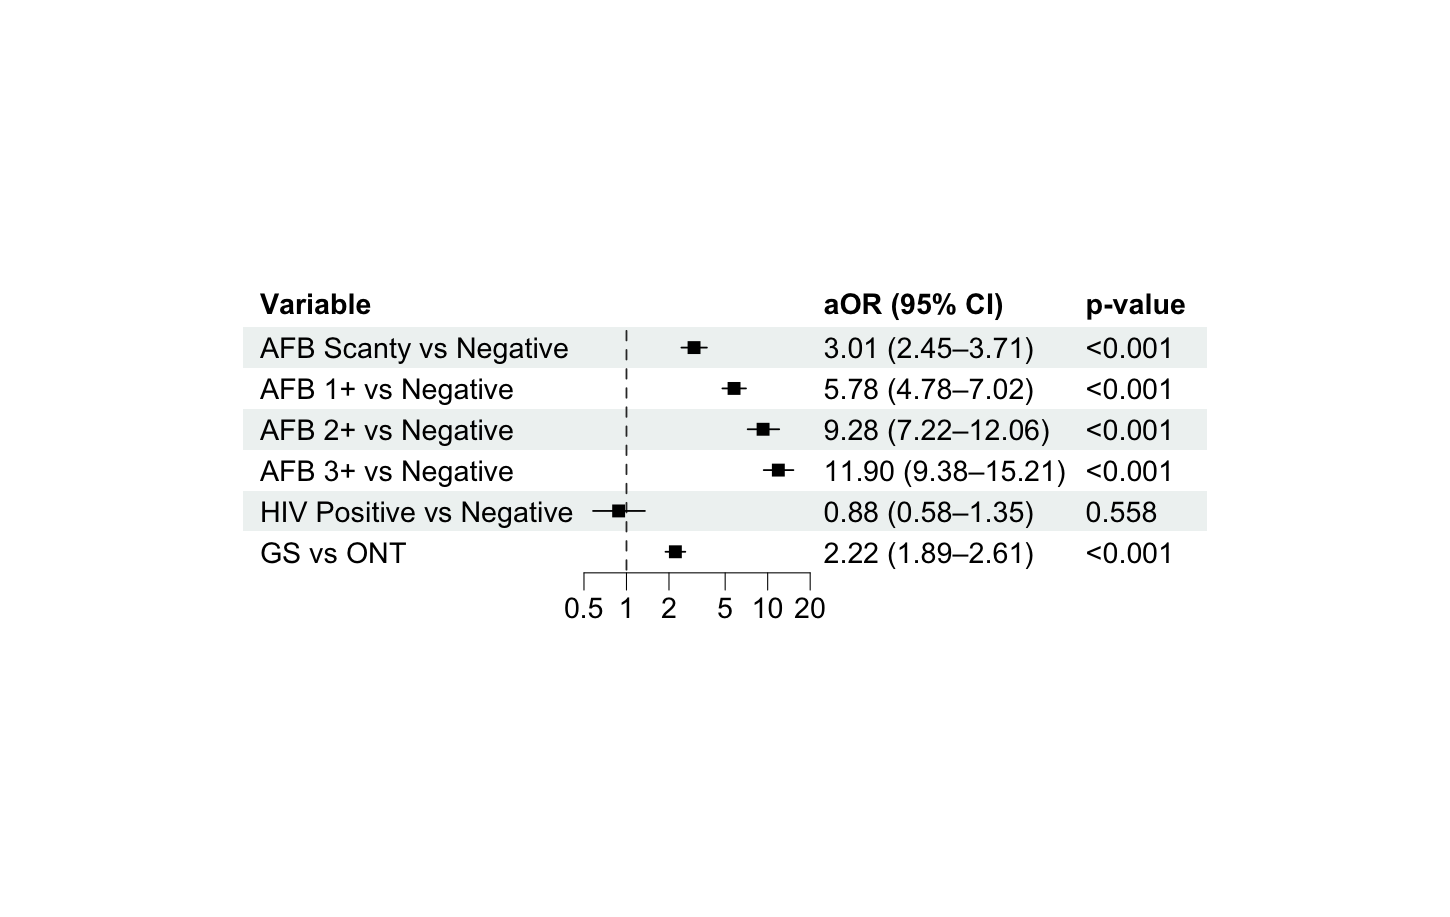

Generate this figure with R:
############################################################
# 01_logistic_regression.R
#
# Multivariable logistic regression analysis of factors
# associated with successful targeted next-generation
# sequencing (tNGS)
#
# Outcome:
#   Successful tNGS (Yes vs No)
#
# Predictors:
#   - AFB smear grade
#   - HIV status
#   - Sequencing platform
#
# Output:
#   Adjusted_OR_table.csv
############################################################

############################################################
## Load packages
############################################################

library(dplyr)
library(broom)

############################################################
## Import data
############################################################

df <- read.csv(
  "2026-07-15_AFB.csv",
  sep = ";",
  stringsAsFactors = FALSE,
  check.names = FALSE
)

############################################################
## Rename variables
############################################################

names(df)[names(df) == "Identifiable?"] <- "Identifiable"

############################################################
## Data cleaning
############################################################

df <- df %>%
  mutate(
    AFB = trimws(AFB),
    HIV = trimws(HIV),
    Platform = trimws(tNGS_platform),
    Success = trimws(Identifiable)
  )

############################################################
## Keep analysis cohort
############################################################

df <- df %>%
  filter(
    
    AFB %in% c(
      "Neg",
      "Scanty",
      "1+",
      "2+",
      "3+"
    ),
    
    HIV %in% c(
      "Negatif",
      "Positif"
    ),
    
    Platform %in% c(
      "ONT",
      "GS"
    ),
    
    Success %in% c(
      "Yes",
      "No"
    )
    
  )

############################################################
## Set reference categories
############################################################

df <- df %>%
  mutate(
    
    Success = factor(
      Success,
      levels = c("No", "Yes")
    ),
    
    AFB = factor(
      AFB,
      levels = c(
        "Neg",
        "Scanty",
        "1+",
        "2+",
        "3+"
      )
    ),
    
    HIV = factor(
      HIV,
      levels = c(
        "Negatif",
        "Positif"
      )
    ),
    
    Platform = factor(
      Platform,
      levels = c(
        "ONT",
        "GS"
      )
    )
    
  )

############################################################
## Descriptive checks
############################################################

cat("\nSample size:", nrow(df), "\n\n")

print(table(df$AFB))
print(table(df$HIV))
print(table(df$Platform))
print(table(df$Success))

############################################################
## Multivariable logistic regression
############################################################

fit <- glm(
  
  Success ~
    AFB +
    HIV +
    Platform,
  
  family = binomial,
  
  data = df
  
)

############################################################
## Model summary
############################################################

summary(fit)

############################################################
## Extract adjusted odds ratios
############################################################

results <- tidy(
  
  fit,
  
  exponentiate = TRUE,
  
  conf.int = TRUE
  
)

############################################################
## Publication-ready table
############################################################

OR_table <- results %>%
  
  filter(term != "(Intercept)") %>%
  
  mutate(
    
    Variable = c(
      
      "AFB Scanty vs Negative",
      
      "AFB 1+ vs Negative",
      
      "AFB 2+ vs Negative",
      
      "AFB 3+ vs Negative",
      
      "HIV Positive vs Negative",
      
      "GS vs ONT"
      
    )
    
  ) %>%
  
  transmute(
    
    Variable,
    
    aOR = round(estimate, 2),
    
    Lower95CI = round(conf.low, 2),
    
    Upper95CI = round(conf.high, 2),
    
    `95% CI` = paste0(
      round(conf.low, 2),
      "–",
      round(conf.high, 2)
    ),
    
    p.value = signif(p.value, 3)
    
  )

############################################################
## Display results
############################################################

print(OR_table)

############################################################
## Export results
############################################################

write.csv(
  
  OR_table,
  
  "Adjusted_OR_table.csv",
  
  row.names = FALSE
  
)

cat(
  "\nAdjusted odds ratio table exported as:\n",
  "Adjusted_OR_table.csv\n"
)

############################################################
# End of script
############################################################
############################################################
# Forest plot
# Multivariable logistic regression
############################################################

library(dplyr)
library(forestploter)
library(grid)

############################################################
# Logistic regression results
############################################################

OR_dt <- tibble::tribble(
  ~Variable, ~OR, ~Lower, ~Upper, ~P,
  "AFB Scanty vs Negative", 3.01, 2.45, 3.71, "<0.001",
  "AFB 1+ vs Negative",     5.78, 4.78, 7.02, "<0.001",
  "AFB 2+ vs Negative",     9.28, 7.22, 12.06, "<0.001",
  "AFB 3+ vs Negative",    11.90, 9.38, 15.21, "<0.001",
  "HIV Positive vs Negative", 0.88, 0.58, 1.35, "0.558",
  "GS vs ONT",              2.22, 1.89, 2.61, "<0.001"
)

############################################################
# Text for table
############################################################

OR_dt$`aOR (95% CI)` <-
  sprintf("%.2f (%.2f–%.2f)",
          OR_dt$OR,
          OR_dt$Lower,
          OR_dt$Upper)

## Blank column for forest plot
OR_dt$Forest <- paste(rep(" ", 25), collapse = "")

############################################################
# Table
############################################################

plot_table <- OR_dt[, c(
  "Variable",
  "Forest",
  "aOR (95% CI)",
  "P"
)]

colnames(plot_table) <- c(
  "Variable",
  "",
  "aOR (95% CI)",
  "p-value"
)

############################################################
# Forest plot
############################################################

p <- forest(
  
  plot_table,
  
  est = OR_dt$OR,
  
  lower = OR_dt$Lower,
  
  upper = OR_dt$Upper,
  
  ci_column = 2,
  
  ref_line = 1,
  
  x_trans = "log",
  
  xlim = c(0.5, 20),
  
  ticks_at = c(0.5, 1, 2, 5, 10, 20),
  
  sizes = 0.6
  
)

############################################################
# Draw
############################################################

grid.newpage()
grid.draw(p)

############################################################
# Save PDF
############################################################

pdf(
  "Forest_plot_tNGS_success.pdf",
  width = 10,
  height = 5
)

grid.draw(p)

dev.off()

############################################################
# Save PNG
############################################################

png(
  "Forest_plot_tNGS_success.png",
  width = 3200,
  height = 1800,
  res = 300
)

grid.draw(p)

dev.off()############################################################
# Forest plot
# Multivariable logistic regression
############################################################

library(dplyr)
library(forestploter)
library(grid)

############################################################
# Logistic regression results
############################################################

OR_dt <- tibble::tribble(
  ~Variable, ~OR, ~Lower, ~Upper, ~P,
  "AFB Scanty vs Negative", 3.01, 2.45, 3.71, "<0.001",
  "AFB 1+ vs Negative",     5.78, 4.78, 7.02, "<0.001",
  "AFB 2+ vs Negative",     9.28, 7.22, 12.06, "<0.001",
  "AFB 3+ vs Negative",    11.90, 9.38, 15.21, "<0.001",
  "HIV Positive vs Negative", 0.88, 0.58, 1.35, "0.558",
  "GS vs ONT",              2.22, 1.89, 2.61, "<0.001"
)

############################################################
# Text for table
############################################################

OR_dt$`aOR (95% CI)` <-
  sprintf("%.2f (%.2f–%.2f)",
          OR_dt$OR,
          OR_dt$Lower,
          OR_dt$Upper)

## Blank column for forest plot
OR_dt$Forest <- paste(rep(" ", 25), collapse = "")

############################################################
# Table
############################################################

plot_table <- OR_dt[, c(
  "Variable",
  "Forest",
  "aOR (95% CI)",
  "P"
)]

colnames(plot_table) <- c(
  "Variable",
  "",
  "aOR (95% CI)",
  "p-value"
)

############################################################
# Forest plot
############################################################

p <- forest(
  
  plot_table,
  
  est = OR_dt$OR,
  
  lower = OR_dt$Lower,
  
  upper = OR_dt$Upper,
  
  ci_column = 2,
  
  ref_line = 1,
  
  x_trans = "log",
  
  xlim = c(0.5, 20),
  
  ticks_at = c(0.5, 1, 2, 5, 10, 20),
  
  sizes = 0.6
  
)

############################################################
# Draw
############################################################

grid.newpage()
grid.draw(p)

############################################################
# Save PDF
############################################################

pdf(
  "Forest_plot_tNGS_success.pdf",
  width = 10,
  height = 5
)

grid.draw(p)

dev.off()

############################################################
# Save PNG
############################################################

png(
  "Forest_plot_tNGS_success.png",
  width = 3200,
  height = 1800,
  res = 300
)

grid.draw(p)

dev.off()
